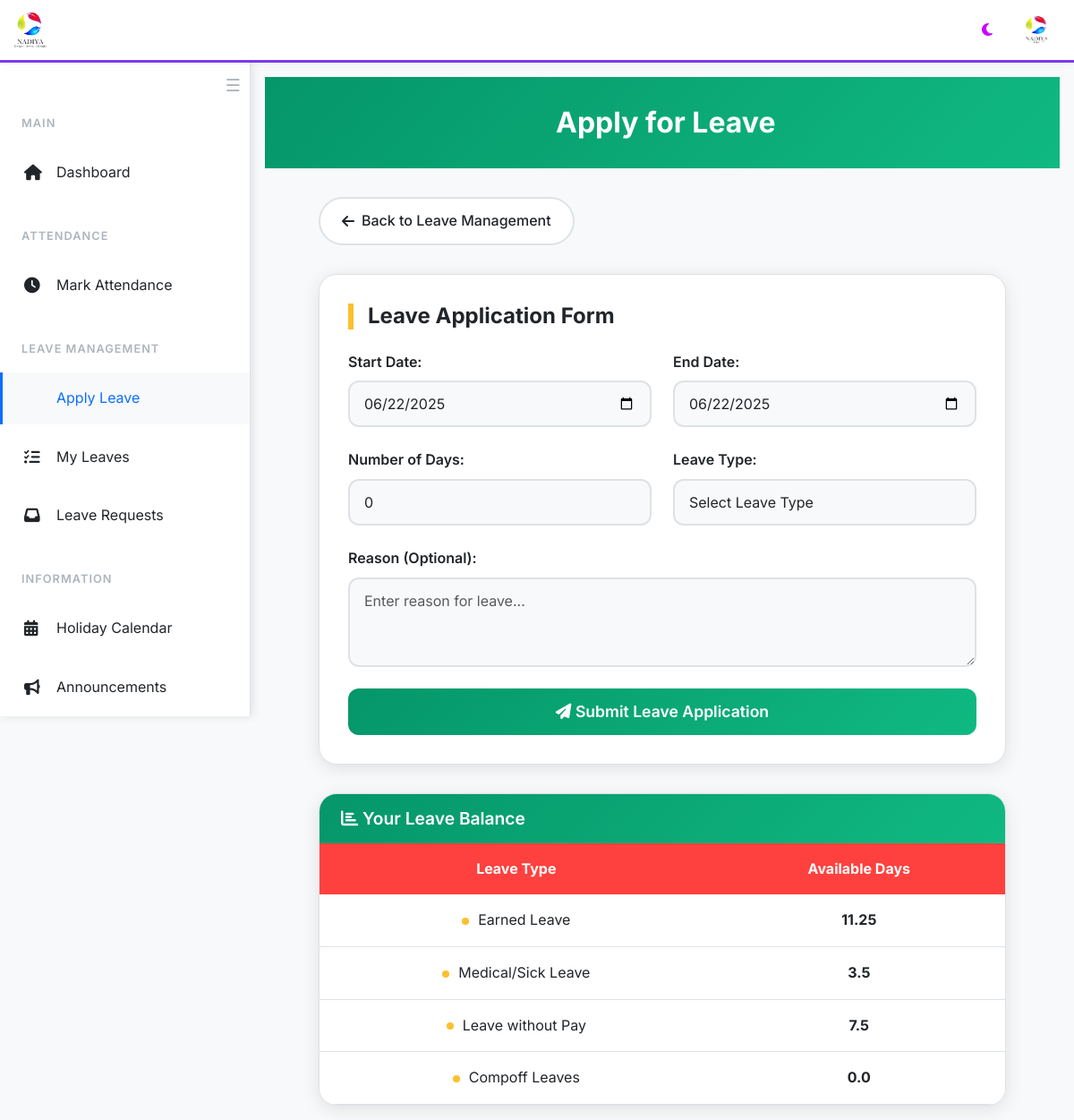
/apply_leave (signed in), run on the app's committed database.
### website/models.py (models this page shows, shortened)
class User(db.Model, UserMixin):
    id = db.Column(db.Integer, primary_key=True)
    first_name = db.Column(db.String(150))
    last_name = db.Column(db.String(150))
    email = db.Column(db.String(150), unique=True, nullable=False)
    password = db.Column(db.String(512), nullable=False)
    earned =  db.Column(db.Float, default=0)
    medic = db.Column(db.Float, default=0)
    pay =  db.Column(db.Float, default=0)
    role = db.Column(db.String(150))
    probation = db.Column(db.Boolean, default = 0)
    photo = db.Column(db.String(150))
    documents = db.relationship('Document', backref='user', lazy=True)
    reset_token = db.Column(db.String(36), nullable=True)
    attendances = db.relationship('Attendance', backref='user', lazy=True)
    @hybrid_property
    def total_compoff(self):
        return sum(attendance.compoff for attendance in self.attendances)

class Attendance(db.Model):
    id = db.Column(db.Integer, primary_key=True)
    name = db.Column(db.String(150))
    latitude = db.Column(db.String(50))
    longitude = db.Column(db.String(50))
    entry_time = db.Column(db.Time)  # Store only time
    exit_time = db.Column(db.Time)  # Store only time
    entry_location = db.Column(db.String(255))  # Store address for entry
    exit_location = db.Column(db.String(255))
    user_id = db.Column(db.Integer, db.ForeignKey('user.id'), nullable=False)
    compoff = db.Column(db.Float, default=0)
    hol = db.Column(db.Float, default=0)
    date = db.Column(db.Date)
    day = db.Column(db.String(150))
    totes = db.Column(db.Integer, default=0)
    reason = db.Column(db.Text)
    site_name = db.Column(db.String(150), nullable=True)  # New field for site/customer name

### website/views.py (the view, shortened to what this page needs)
@views.route('/apply_leave', methods=['GET', 'POST'])
@login_required
def apply_leave():
    return render_template('apply_leave.html', user=current_user, today=datetime.today().date())

### website/templates/apply_leave.html (shortened to what this page needs)
{% extends "base.html" %}
{% block content %}
<div class="page-header">
    <div class="container">
        <h1> Apply for Leave</h1>
    </div>
</div>
<div class="container">
    <a href="/leaves-category" class="back-btn">
        <i class="fas fa-arrow-left"></i> Back to Leave Management
    </a>
    <div class="form-container">
        <h2 class="form-title">Leave Application Form</h2>
        <form id="leaveForm" method="POST">
            <div class="row">
                <div class="col-md-6">
                    <div class="form-group">
                        <label for="start_date">Start Date:</label>
                        <input type="date" class="form-control" id="start_date" name="start_date" value="{{ today }}" min="{{ today }}" required>
                    </div>
                </div>
                <div class="col-md-6">
                    <div class="form-group">
                        <label for="end_date">End Date:</label>
                        <input type="date" class="form-control" id="end_date" name="end_date" value="{{ today }}" min="{{ today }}" required>
                    </div>
                </div>
            </div>
            <div class="row">
                <div class="col-md-6">
                    <div class="form-group">
                        <label for="days">Number of Days:</label>
                        <input type="number" class="form-control" id="days" name="days" step="0.5" value="0" readonly>
                    </div>
                </div>
                <div class="col-md-6">
                    <div class="form-group">
                        <label for="ltype">Leave Type:</label>
                        <select class="form-control" id="ltype" name="ltype" required>
                            <option value="">Select Leave Type</option>
                        </select>
                    </div>
                </div>
            </div>
            <div class="form-group">
                <label for="reason">Reason (Optional):</label>
                <textarea class="form-control" id="reason" name="reason" rows="3" placeholder="Enter reason for leave..."></textarea>
            </div>
            <button type="submit" class="btn-submit">
                <i class="fas fa-paper-plane"></i> Submit Leave Application
            </button>
        </form>
    </div>
    <div class="leave-balance-table">
        <h3 class="table-title"><i class="fas fa-chart-bar"></i> Your Leave Balance</h3>
        <table class="table">
            <thead>
                <tr>
                    <th>Leave Type</th>
                    <th>Available Days</th>
                </tr>
            </thead>
            <tbody>
                <tr>
                    <td>Earned Leave</td>
                    <td><strong>{{ 15 - user.earned | round(2) }}</strong></td>
                </tr>
                <tr>
                    <td>Medical/Sick Leave</td>
                    <td><strong>{{ 6 - user.medic | round(2) }}</strong></td>
                </tr>
                <tr>
                    <td>Leave without Pay</td>
                    <td><strong>{{ 10 - user.pay | round(2) }}</strong></td>
                </tr>
                <tr>
                    <td>Compoff Leaves</td>
                    <td><strong>{{ current_user.total_compoff }}</strong></td>
                </tr>
            </tbody>
        </table>
    </div>
</div>
{% endblock %}

### website/templates/base.html (style rules this page uses)
:root { --bg-primary: #ffffff; --bg-secondary: #f8f9fa; --bg-tertiary: #e9ecef; --text-primary: #212529; --text-secondary: #6c757d; --text-muted: #adb5bd; --border-color: #dee2e6; --shadow: rgba(0, 0, 0, 0.1); --accent-primary: #0d6efd; --accent-secondary: #6f42c1; --success: #198754; --warning: #fd7e14; --danger: #dc3545; --info: #0dcaf0; --navbar-bg: #1a1d23; --sidebar-width: 280px; --sidebar-collapsed-width: 60px; }
* { margin: 0; padding: 0; box-sizing: border-box; }
body { font-family: 'Inter', sans-serif; background-color: var(--bg-secondary); color: var(--text-primary); line-height: 1.6; transition: all 0.3s ease; padding-top: 70px; }
:root { --header-bg: #ffffff; --header-text: #2d3748; --header-border: #7c3aed; --toggle-btn-color: #7c3aed; !important }
* { transition: background-color 0.3s ease, color 0.3s ease, border-color 0.3s ease; }

### website/templates/apply_leave.html (style rules this page uses)
.page-header { background: linear-gradient(135deg, #059669, #10b981); color: white; padding: 2rem 0; margin-bottom: 2rem; }
.page-header h1 { font-size: 2rem; font-weight: 700; margin: 0; text-align: center; }
.back-btn { background: var(--bg-primary); color: var(--text-primary); border: 2px solid var(--border-color); padding: 0.75rem 1.5rem; border-radius: 50px; text-decoration: none; font-weight: 500; transition: all 0.3s ease; display: inline-flex; align-items: center; margin-bottom: 2rem; }
.back-btn i { margin-right: 0.5rem; }
.form-container { background: var(--bg-primary); border-radius: 20px; padding: 2rem; box-shadow: 0 4px 20px var(--shadow); border: 1px solid var(--border-color); margin-bottom: 2rem; }
.form-title { font-size: 1.5rem; font-weight: 700; color: var(--text-primary); margin-bottom: 1.5rem; border-left: 6px solid #fbc02d; padding-left: 1rem; }
.form-group { margin-bottom: 1.5rem; }
.form-group label { font-weight: 600; color: var(--text-primary); margin-bottom: 0.5rem; display: block; font-size: 1rem; }
.form-control { width: 100%; padding: 0.75rem 1rem; border: 2px solid var(--border-color); border-radius: 12px; font-size: 1rem; color: var(--text-primary); background: var(--bg-secondary); transition: all 0.3s ease; }
.btn-submit { background: linear-gradient(135deg, #059669, #10b981); border: none; color: white; font-size: 1.1rem; font-weight: 600; padding: 0.75rem 2rem; border-radius: 12px; cursor: pointer; transition: all 0.3s ease; width: 100%; }
.leave-balance-table { background: var(--bg-primary); border-radius: 20px; overflow: hidden; box-shadow: 0 4px 20px var(--shadow); border: 1px solid var(--border-color); }
.table-title { background: linear-gradient(135deg, #059669, #10b981); color: white; padding: 1rem 1.5rem; margin: 0; font-size: 1.2rem; font-weight: 600; }
.table { margin: 0; width: 100%; }
.table th { background: #fe413e; color: white; font-weight: 700; text-align: center; border: none; padding: 1rem; }
.table td { background-color: var(--bg-primary); color: var(--text-primary); text-align: center; border: none; padding: 1rem; border-bottom: 1px solid var(--border-color); position: relative; }
.table td:first-child::before { content: ''; display: inline-block; width: 8px; height: 8px; background: #fbc02d; border-radius: 50%; margin-right: 10px; vertical-align: middle; }
.container { max-width: 800px; margin: 0 auto; padding: 0 1rem; }

### data on the page
User: 15-user.earned|round(2) "11.25", 6-user.medic|round(2) "3.5", 10-user.pay|round(2) "7.5"
Attendance: total_compoff "0.0"
